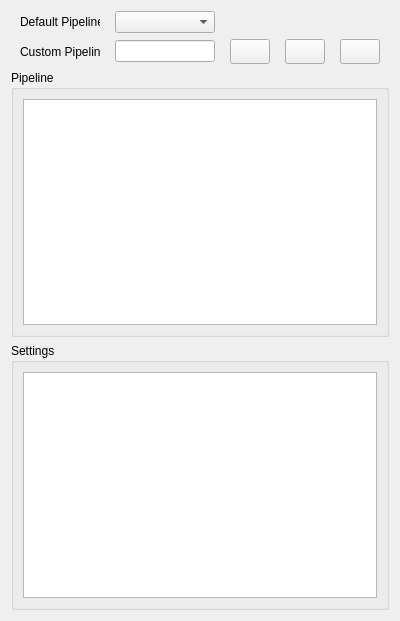
<?xml version="1.0" encoding="UTF-8"?>
<ui version="4.0">
 <class>Form</class>
 <widget class="QWidget" name="Form">
  <property name="geometry">
   <rect>
    <x>0</x>
    <y>0</y>
    <width>400</width>
    <height>621</height>
   </rect>
  </property>
  <property name="windowTitle">
   <string>Form</string>
  </property>
  <property name="styleSheet">
   <string notr="true"/>
  </property>
  <layout class="QVBoxLayout" name="verticalLayout_5">
   <item>
    <widget class="QSplitter" name="splitter">
     <property name="orientation">
      <enum>Qt::Vertical</enum>
     </property>
     <widget class="QWidget" name="layoutWidget">
      <layout class="QVBoxLayout" name="verticalLayout_3">
       <item>
        <layout class="QGridLayout" name="gridLayout">
         <item row="1" column="0">
          <widget class="QLabel" name="label_2">
           <property name="minimumSize">
            <size>
             <width>80</width>
             <height>0</height>
            </size>
           </property>
           <property name="maximumSize">
            <size>
             <width>80</width>
             <height>16777215</height>
            </size>
           </property>
           <property name="text">
            <string>Custom Pipeline</string>
           </property>
          </widget>
         </item>
         <item row="0" column="1">
          <widget class="QComboBox" name="comboBox">
           <property name="minimumSize">
            <size>
             <width>100</width>
             <height>0</height>
            </size>
           </property>
           <property name="maximumSize">
            <size>
             <width>100</width>
             <height>16777215</height>
            </size>
           </property>
          </widget>
         </item>
         <item row="1" column="3">
          <widget class="QPushButton" name="pushButton">
           <property name="minimumSize">
            <size>
             <width>40</width>
             <height>25</height>
            </size>
           </property>
           <property name="maximumSize">
            <size>
             <width>40</width>
             <height>16777215</height>
            </size>
           </property>
           <property name="text">
            <string/>
           </property>
           <property name="icon">
            <iconset>
             <normaloff>png/save_white.png</normaloff>png/save_white.png</iconset>
           </property>
          </widget>
         </item>
         <item row="1" column="4">
          <widget class="QPushButton" name="pushButton_2">
           <property name="minimumSize">
            <size>
             <width>40</width>
             <height>25</height>
            </size>
           </property>
           <property name="maximumSize">
            <size>
             <width>40</width>
             <height>16777215</height>
            </size>
           </property>
           <property name="text">
            <string/>
           </property>
           <property name="icon">
            <iconset>
             <normaloff>png/load_white.png</normaloff>png/load_white.png</iconset>
           </property>
          </widget>
         </item>
         <item row="1" column="1">
          <widget class="QLineEdit" name="lineEdit">
           <property name="sizePolicy">
            <sizepolicy hsizetype="Preferred" vsizetype="Fixed">
             <horstretch>0</horstretch>
             <verstretch>0</verstretch>
            </sizepolicy>
           </property>
           <property name="minimumSize">
            <size>
             <width>100</width>
             <height>0</height>
            </size>
           </property>
           <property name="maximumSize">
            <size>
             <width>100</width>
             <height>16777215</height>
            </size>
           </property>
          </widget>
         </item>
         <item row="1" column="2">
          <widget class="QPushButton" name="pushButton_3">
           <property name="minimumSize">
            <size>
             <width>40</width>
             <height>25</height>
            </size>
           </property>
           <property name="maximumSize">
            <size>
             <width>40</width>
             <height>16777215</height>
            </size>
           </property>
           <property name="text">
            <string/>
           </property>
           <property name="icon">
            <iconset>
             <normaloff>png/new_white.png</normaloff>png/new_white.png</iconset>
           </property>
          </widget>
         </item>
         <item row="0" column="0">
          <widget class="QLabel" name="label">
           <property name="minimumSize">
            <size>
             <width>80</width>
             <height>0</height>
            </size>
           </property>
           <property name="maximumSize">
            <size>
             <width>80</width>
             <height>16777215</height>
            </size>
           </property>
           <property name="text">
            <string>Default Pipelines</string>
           </property>
          </widget>
         </item>
        </layout>
       </item>
       <item>
        <widget class="QGroupBox" name="groupBox">
         <property name="maximumSize">
          <size>
           <width>16777215</width>
           <height>300</height>
          </size>
         </property>
         <property name="title">
          <string>Pipeline</string>
         </property>
         <layout class="QVBoxLayout" name="verticalLayout">
          <item>
           <widget class="QListView" name="listView_3"/>
          </item>
         </layout>
        </widget>
       </item>
       <item>
        <widget class="QGroupBox" name="groupBox_3">
         <property name="title">
          <string>Settings</string>
         </property>
         <layout class="QVBoxLayout" name="verticalLayout_2">
          <item>
           <widget class="QListView" name="listView_4"/>
          </item>
         </layout>
        </widget>
       </item>
      </layout>
     </widget>
    </widget>
   </item>
  </layout>
 </widget>
 <resources/>
 <connections/>
</ui>
